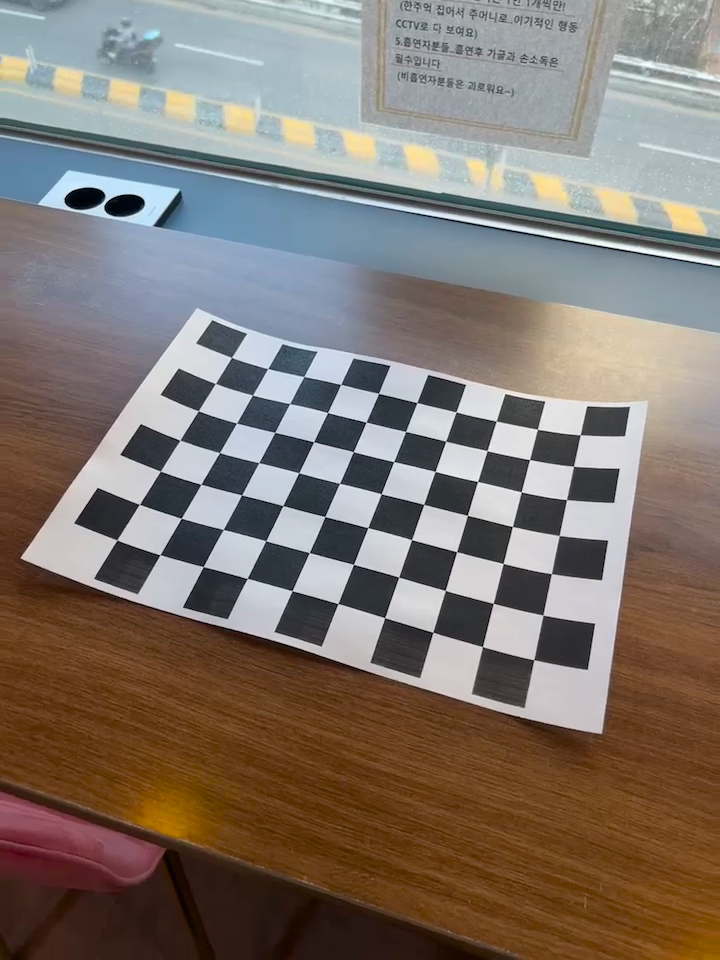
#> input picture frame 36 of cvdata/checkboard2.mp4, 720 x 960 px
$ python 'camera calibration.py'
#> lines starting #> are read from the running program, lines starting #| are printed output that depends on the picture
import cv2
import numpy as np
import os
import time

#  경로 설정 및 파라미터
video_path = "C:\\Users\\dideh\\OneDrive\\cvdata\\checkboard2.mp4"
chessboard_size = (10, 7)  # 내부 코너 수
output_video_path = "undistorted_output.avi"

print("[INFO] > > Step 1: Camera Calibration 시작...")

# 체스보드 객체 점 (3D)
objp = np.zeros((chessboard_size[0]*chessboard_size[1], 3), np.float32)
objp[:, :2] = np.mgrid[0:chessboard_size[0], 0:chessboard_size[1]].T.reshape(-1, 2)

objpoints = []  # 3D 점
imgpoints = []  # 2D 점
gray_shape = None

cap = cv2.VideoCapture(video_path)
frame_count = 0
used_frame_count = 0

while True:
    ret, frame = cap.read()
#> frame is the input picture: shape (960, 720, 3); mean B, G, R 110.4, 118.3, 128.6
    if not ret:
        break

    gray = cv2.cvtColor(frame, cv2.COLOR_BGR2GRAY)
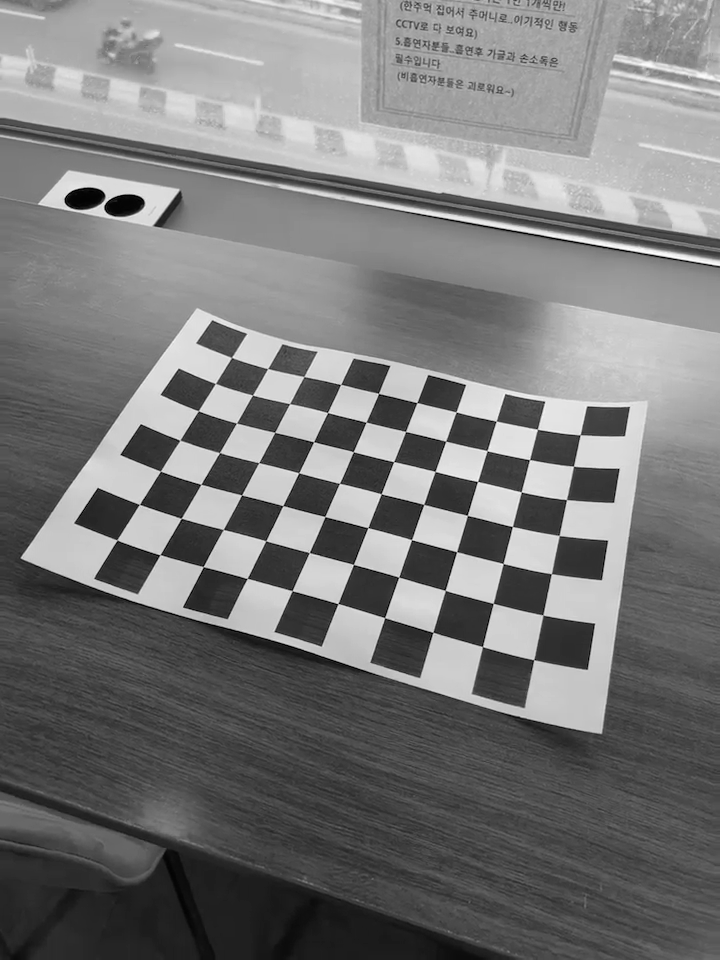
#> gray: shape (960, 720); min 0, max 255, mean 120.5
    found, corners = cv2.findChessboardCorners(gray, chessboard_size, None)
#> found = True; corners = 70 rows, first 8: [231.5, 357.4], [267.6, 368.5], [303.9, 376.5], [340.6, 384.4], [378.5, 393.4], [416.7, 402.6], [456.1, 412], [496.2, 421.2]

    if frame_count % 5 == 0:  # 성능 위해 매 5프레임만 사용
        print(f"[INFO] > 프레임 {frame_count}: 체스보드 {'검출 성공' if found else '실패'}")
#| [INFO] > 프레임 0: 체스보드 검출 성공

        if found:
            objpoints.append(objp)
            corners2 = cv2.cornerSubPix(gray, corners, (11, 11), (-1, -1),
                                        criteria=(cv2.TERM_CRITERIA_EPS + cv2.TERM_CRITERIA_MAX_ITER, 30, 0.001))
#> corners2 = 70 rows, first 8: [231.5, 357.5], [267.6, 368.7], [303.9, 376.5], [340.6, 384.4], [378.6, 393.4], [416.9, 402.6], [456.1, 411.8], [496.2, 421.2]
            imgpoints.append(corners2)
            gray_shape = gray.shape[::-1]
#> gray_shape = (720, 960)
            used_frame_count += 1

    frame_count += 1

cap.release()

if len(objpoints) == 0:
    print("[ERROR]  캘리브레이션에 사용할 체스보드가 감지되지 않았습니다.")
    exit()
if gray_shape is None:
    print("[ERROR]  gray 이미지 크기를 알 수 없습니다.")
    exit()

print(f"[DEBUG] > calibrateCamera 호출 중... 사용된 프레임 수: {used_frame_count}")

# 타이머 시작
start_time = time.time()

try:
    ret, mtx, dist, rvecs, tvecs = cv2.calibrateCamera(objpoints, imgpoints, gray_shape, None, None)
except Exception as e:
    print("[ERROR]  calibrateCamera 중 에러 발생:", e)
    exit()

elapsed = time.time() - start_time
print(f"[INFO]  calibrateCamera 완료 (소요 시간: {elapsed:.2f}초)")

# RMSE 계산
mean_error = 0
for i in range(len(objpoints)):
    imgpoints2, _ = cv2.projectPoints(objpoints[i], rvecs[i], tvecs[i], mtx, dist)
    error = cv2.norm(imgpoints[i], imgpoints2, cv2.NORM_L2) / len(imgpoints2)
    mean_error += error
rmse = mean_error / len(objpoints)

print("\n[RESULT] > 카메라 캘리브레이션 결과")
print("Camera Matrix:\n", mtx)
print("Distortion Coefficients:\n", dist.ravel())
print("RMSE:\n", rmse)

np.savez("calibration_result.npz", mtx=mtx, dist=dist)

#  Step 2: 왜곡 보정
print("\n[INFO] > > Step 2: Distortion Correction 시작...")

cap = cv2.VideoCapture(video_path)
w = int(cap.get(cv2.CAP_PROP_FRAME_WIDTH))
h = int(cap.get(cv2.CAP_PROP_FRAME_HEIGHT))
total_frames = int(cap.get(cv2.CAP_PROP_FRAME_COUNT))

newcameramtx, roi = cv2.getOptimalNewCameraMatrix(mtx, dist, (w, h), 1, (w, h))
out = cv2.VideoWriter(output_video_path, cv2.VideoWriter_fourcc(*'XVID'), 30.0, (w, h))

if not out.isOpened():
    print("[ERROR] 비디오 저장 실패. 코덱/경로 확인 필요.")
    exit()

frame_index = 0
while True:
    ret, frame = cap.read()
    if not ret:
        print("[INFO]  왜곡 보정 완료")
        break

    dst = cv2.undistort(frame, mtx, dist, None, newcameramtx)
    out.write(dst)

    # 비교 이미지 저장 (첫 프레임만)
    if frame_index == 0:
        cv2.imwrite("original_frame.jpg", frame)
        cv2.imwrite("undistorted_frame.jpg", dst)

    if frame_index % 30 == 0 or frame_index == total_frames - 1:
        print(f"[INFO] > 왜곡 보정 진행 중... {frame_index + 1} / {total_frames}")

    frame_index += 1

cap.release()
out.release()

print("\n 모든 작업 완료!")
print(f"  보정된 영상 저장됨 → {output_video_path}")
print(f"  비교 이미지 저장됨 → original_frame.jpg, undistorted_frame.jpg")
print(f"  캘리브레이션 파라미터 저장됨 → calibration_result.npz")

$ run again, starting later in the video
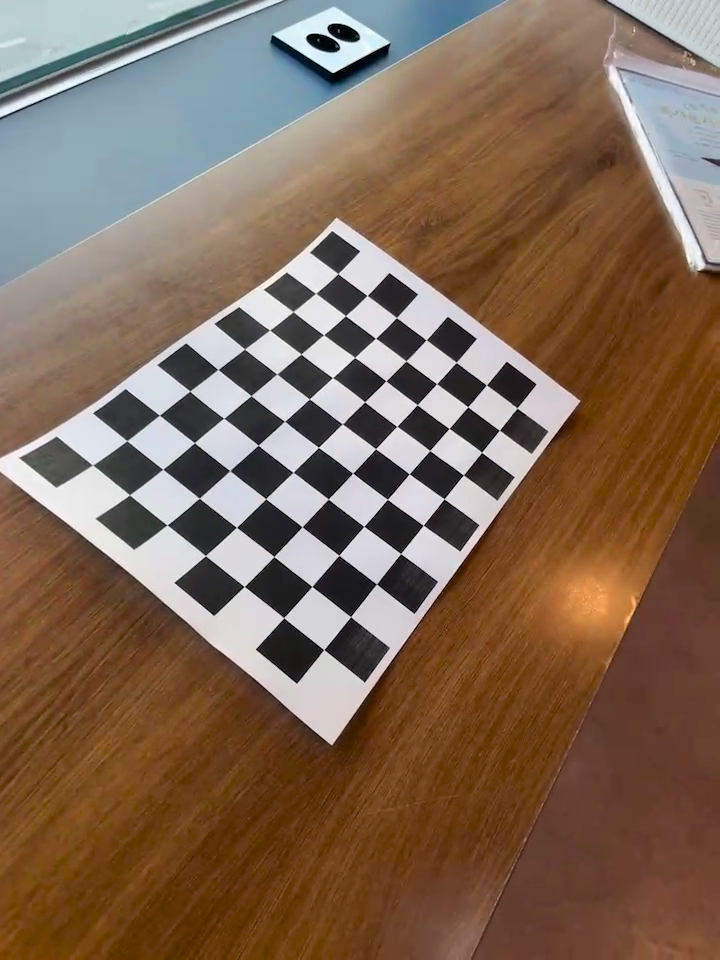
#> input picture frame 166 of cvdata/checkboard2.mp4, 720 x 960 px
#> frame is the input picture: shape (960, 720, 3); mean B, G, R 86.5, 104.8, 128.2
#> `gray = cv2.cvtColor(frame, cv2.COLOR_BGR2GRAY)`:
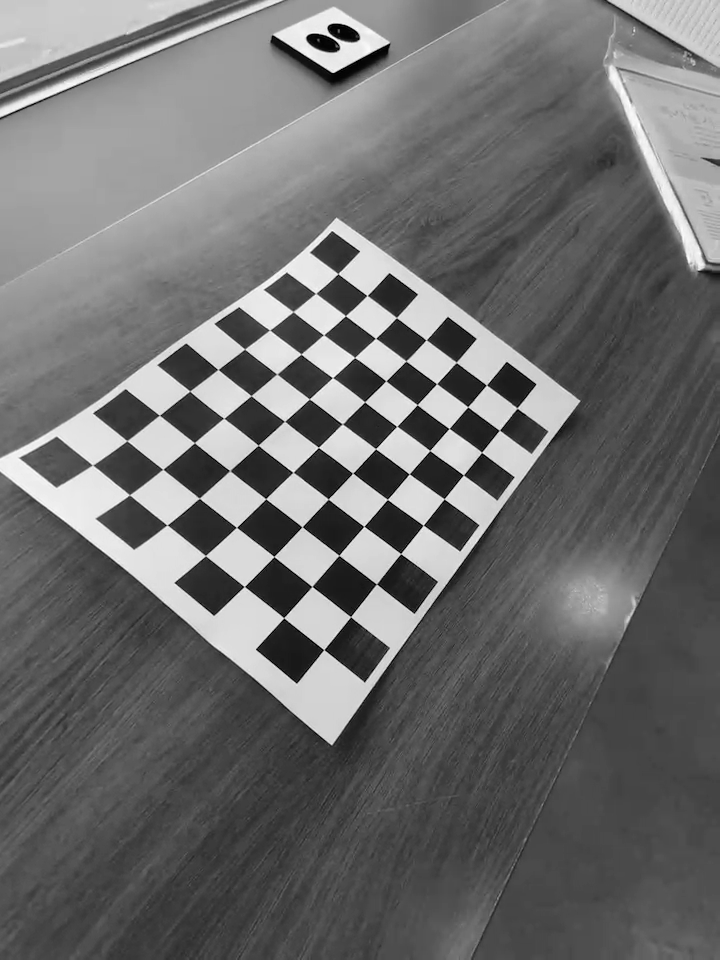
#> gray: shape (960, 720); min 0, max 255, mean 109.7
#> found = True; corners = 70 rows, first 8: [92.5, 465], [126.8, 440.6], [159.4, 415.3], [189.7, 391.1], [218, 369.5], [244.6, 349.2], [269.7, 330.1], [293.1, 311.5]
#| [INFO] > 프레임 0: 체스보드 검출 성공
#> corners2 = 70 rows, first 8: [92.67, 465.1], [126.9, 440.7], [159.4, 415.3], [189.7, 391.1], [217.9, 369.5], [244.6, 349], [269.6, 330.1], [293.1, 311.6]

$ run again, starting later in the video
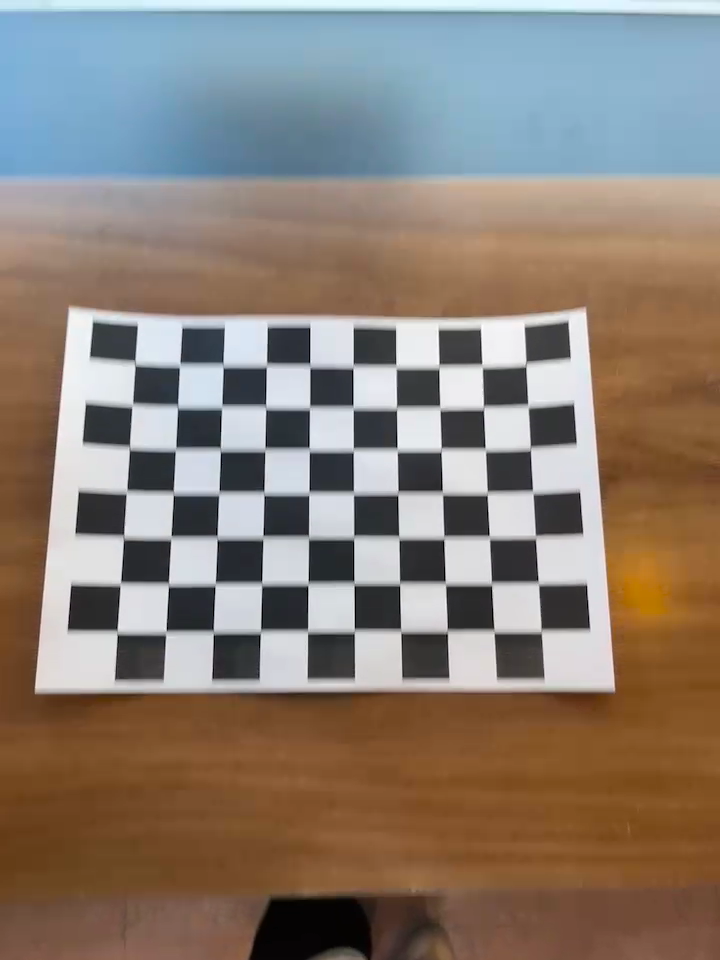
#> input picture frame 295 of cvdata/checkboard2.mp4, 720 x 960 px
#> frame is the input picture: shape (960, 720, 3); mean B, G, R 116.1, 126, 137.9
#> `gray = cv2.cvtColor(frame, cv2.COLOR_BGR2GRAY)`:
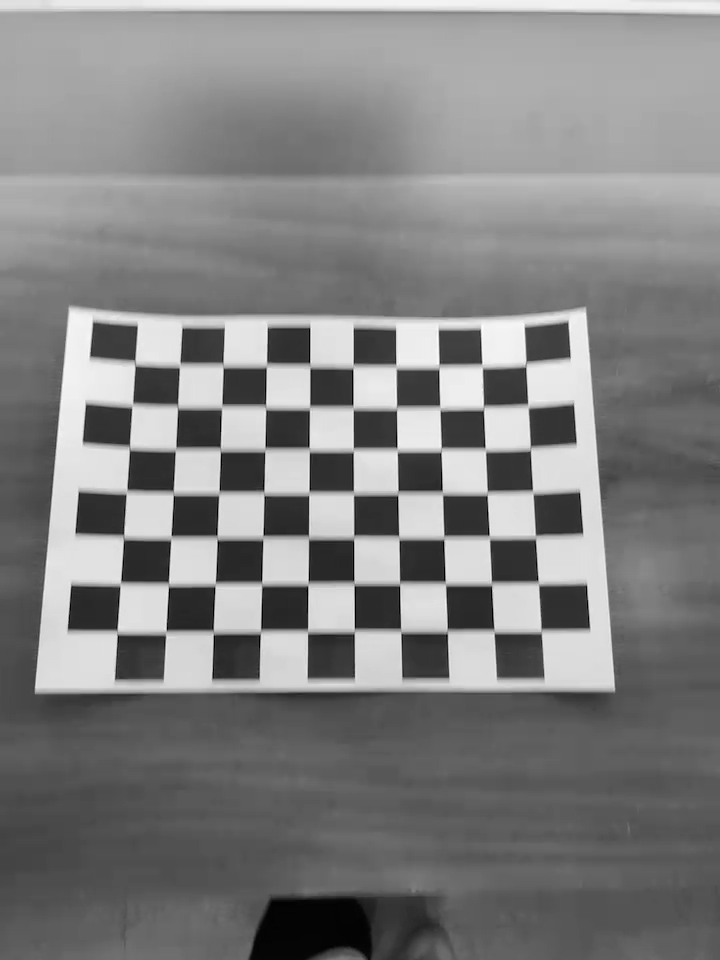
#> gray: shape (960, 720); min 0, max 255, mean 128.5
#> found = True; corners = 70 rows, first 8: [135, 363], [179.5, 365], [223, 365], [266.5, 365.5], [309.5, 366], [353.5, 366.5], [396, 366.5], [438.5, 366.5]
#| [INFO] > 프레임 0: 체스보드 검출 성공
#> corners2 = 70 rows, first 8: [135, 363.3], [179.6, 365.2], [223.2, 365.6], [266.5, 365.3], [309.8, 365.6], [352.9, 366.5], [396.1, 366.7], [438.9, 366.8]
